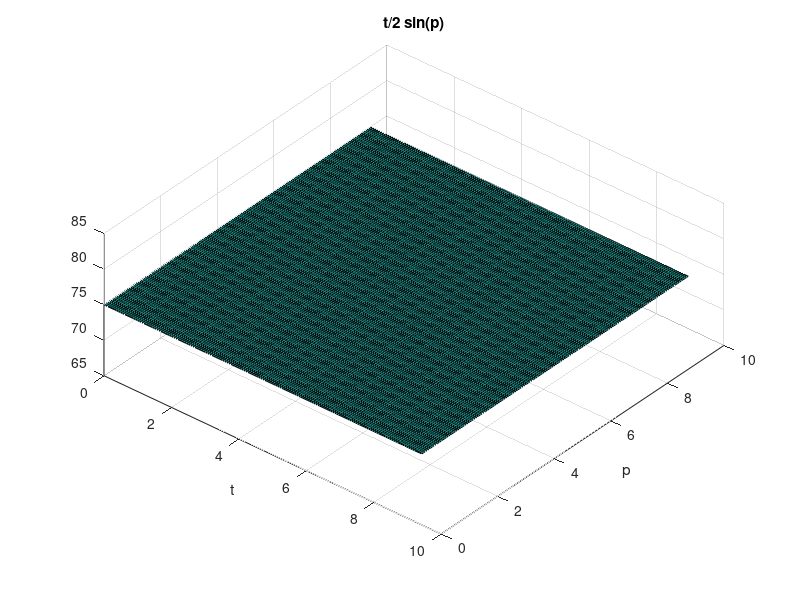

Recreate this plot in MATLAB.
clear variables;

[t,p]=meshgrid(0:.02*pi:3*pi,0:.02*pi:3*pi);
figure, surf(t,p,t/2*sin(p)), xlabel('t'), ylabel('p'), title('t/2 sin(p)')
view(40, 60)